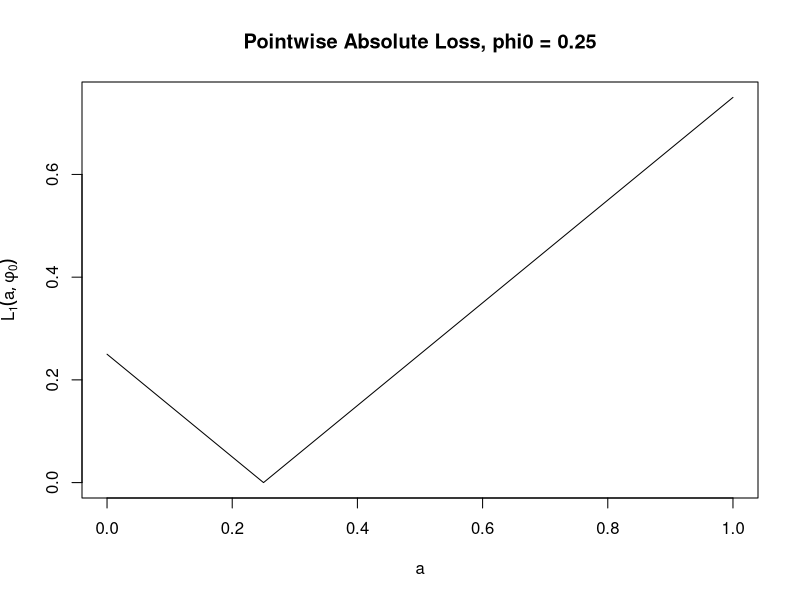
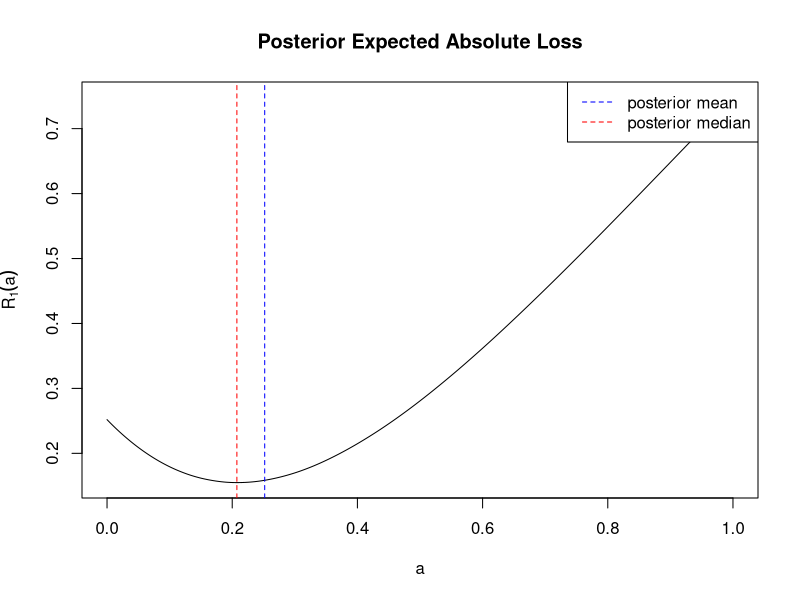

Reproduce these figures in R, in order.
## ---- chunk 1
library(tidyverse)
library(tufte)
library(knitr)

options(
  htmltools.dir.version = FALSE,
  show.signif.stars = FALSE,
  digits = 3
)
## ---- chunk 2
y <- c(503, 498, 501, 505, 499, 502,
       500, 504, 497, 501, 503, 499)

n <- length(y)
ybar <- mean(y)
## ---- chunk 3
#| output: true
cat("n =", n, "\n")
cat("ybar =", ybar)
## ---- chunk 4
#| output: true
1 - pnorm(502, mean = 500.964, sd = sqrt(1.2857))
## ---- chunk 5
#| output: true
m_n <- 500.964
v_n <- 1.2857
sigma <- 4
dnorm(502, mean = m_n, sd = sqrt(v_n))
## ---- chunk 6
#| output: true
pnorm(502, mean = m_n, sd = sqrt(v_n))
## ---- chunk 7
#| output: true
pnorm(502, mean = m_n, sd = sqrt(v_n)) - pnorm(499, mean = m_n, sd = sqrt(v_n))
## ---- chunk 8
#| output: true
q <- qnorm(c(0.025, 0.5, 0.975), mean = m_n, sd = sqrt(v_n))
cat("2.5th percentile =", q[1], "\n")
cat("50 th percentile =", q[2], "\n")
cat("97.5th percentile =", q[3], "\n")
## ---- chunk 9
set.seed(402)

M <- 10000

theta_draws <- rnorm(M, mean = m_n, sd = sqrt(v_n))
## ---- chunk 10
#| output: true
mean((theta_draws - 500)^2)
## ---- chunk 11
#| output: true
cat("E(theta | y) =", mean(theta_draws), "\n")
cat("Pr(theta > 502 | y) =", mean(theta_draws > 502), "\n")
## ---- chunk 12
#| output: true
M <- 10000
post <- rbeta(M, shape1 = 1, shape2 = 3)
cat("posterior mean =", mean(post), "\n")
cat("posterior median =", median(post), "\n")
## ---- chunk 13
a_grid <- seq(0, 1, by = 0.001)

R1 <- sapply(a_grid, function(a) mean(abs(a - post)))
R2 <- sapply(a_grid, function(a) mean(abs(a - post)^2))
## ---- chunk 14
#| output: true
phi0 <- 0.25
L1 <- abs(a_grid - phi0)

plot(a_grid, L1, type = "l",
     xlab = "a",
     ylab = expression(L[1](a, phi[0])),
     main = "Pointwise Absolute Loss, phi0 = 0.25")
## ---- chunk 15
#| output: true
plot(a_grid, R1, type = "l",
     xlab = "a",
     ylab = expression(hat(R)[1](a)),
     main = "Posterior Expected Absolute Loss")
abline(v = mean(post), col = "blue", lty = 2)
abline(v = median(post), col = "red", lty = 2)
legend("topright", legend = c("posterior mean", "posterior median"),
       col = c("blue", "red"), lty = 2)
## ---- chunk 16
#| output: true
a_min <- a_grid[which.min(R1)]
cat("a* (minimizer) =", a_min, "\n")
cat("R1(a*) =", min(R1), "\n")
cat("R1(post_mean) =", mean(abs(mean(post) - post)), "\n")
cat("R1(post_median) =", mean(abs(median(post) - post)), "\n")
## ---- chunk 17
#| output: true

a_min2 <- a_grid[which.min(R2)]
cat("a* (minimizer) =", a_min2, "\n")
cat("R2(a*) =", min(R2), "\n")
cat("R2(post_mean) =", mean((mean(post) - post)^2), "\n")
## ---- chunk 18
set.seed(402)

theta_draws <- rnorm(M, mean = m_n, sd = sqrt(v_n))

y_new_draws <- rnorm(M, mean = theta_draws, sd = sigma)
## ---- chunk 19
1 - pnorm(505, mean = m_n, sd = sqrt(v_n + sigma^2))
## ---- chunk 20
#| output: true
q1 <- qnorm(c(0.025, 0.50, 0.975), mean = m_n, sd = sqrt(v_n + sigma^2))
cat("2.5th percentile =", q1[1], "\n")
cat("50 th percentile =", q1[2], "\n")
cat("97.5th percentile =", q1[3], "\n")
## ---- chunk 21
#| output: true
cat("predictive mean =", mean(y_new_draws), "\n")
cat("predictive variance =", var(y_new_draws), "\n")
cat("predictive SD =", sd(y_new_draws), "\n")
cat("Pr(Ynew > 505) =", mean(y_new_draws > 505), "\n")
cat("95% predictive interval = (", quantile(y_new_draws, c(0.025, 0.975)), ")")
## ---- chunk 22
h <- function(y) y >505
